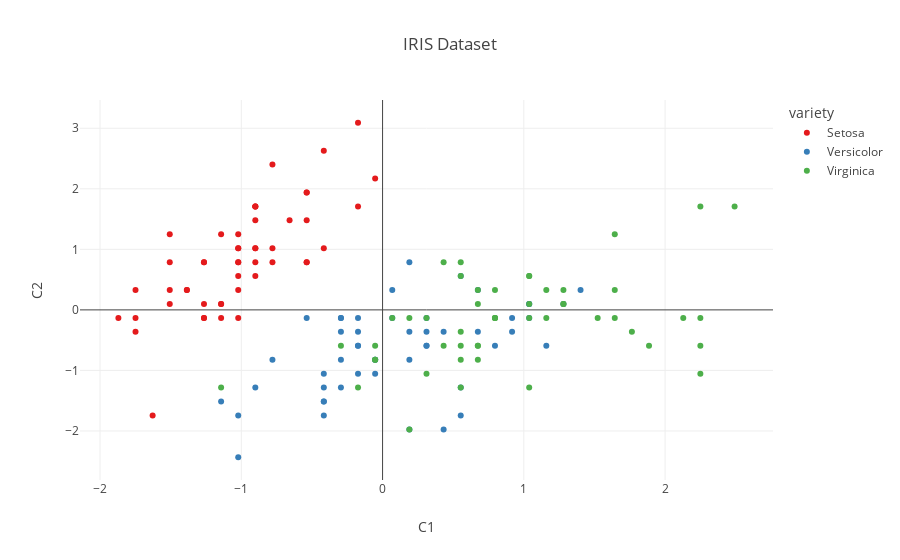

Notebook code cell kept with this figure:
### Code cell
# visualize the data
px.scatter(dt,x = "C1",y = "C2",color ="variety", title = "IRIS Dataset",template = 'none',
          color_discrete_sequence=px.colors.qualitative.Set1)
